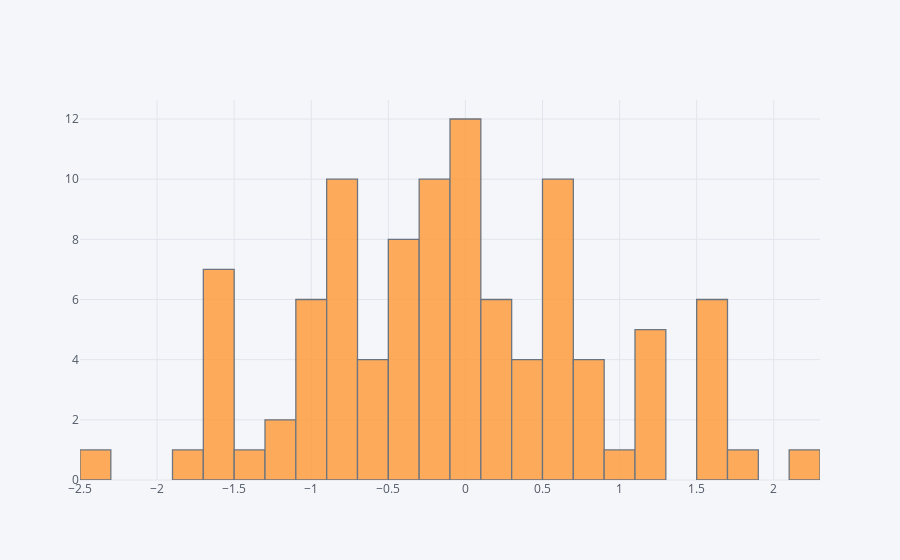

This figure's notebook cell:
### Code cell
df['A'].iplot(kind = 'hist', bins = 30)

### Figure 1 — Plotly figure (JSON) as saved in the notebook; plotly's stock layout.template omitted (floating-point values rounded to 4 significant figures)
{"data": [{"histfunc": "count", "histnorm": "", "marker": {"color": "rgba(255, 153, 51, 1.0)", "line": {"color": "#4D5663", "width": 1.3}}, "name": "A", "nbinsx": 30, "opacity": 0.8, "orientation": "v", "type": "histogram", "uid": "9aecd04f-d5d5-4758-9cdc-8f73364dee41", "x": [-2.401, -0.8112, 0.8355, -0.2645, 1.151, 0.2014, 0.5173, 0.3525, -0.05418, -0.1998, -0.9305, 0.6711, 0.06708, -1.303, -1.511, -1.611, 1.269, -0.05638, 0.568, 0.59, 1.542, -1.517, -0.2096, -1.205, -0.5189, -0.823, -0.5467, -0.7966, -0.3021, -0.4942, 0.299, -1.103, 1.588, 1.637, -0.8144, -0.801, 1.281, 0.2694, 1.599, -1.719, -1.013, 2.225, -0.7191, -0.4796, -0.2717, -1.668, 0.3312, 0.7765, 0.5864, 0.5804, 0.1578, 0.8901, -0.2264, -0.4553, -0.2637, -0.7071, -0.3894, -0.05483, -0.8315, -1.096, -1.534, -0.007305, 0.003098, -0.05207, -0.4726, 0.09663, -0.214, 1.181, -1.583, -0.5155, -1.04, -0.9897, -0.2202, -0.5245, 0.8306, -0.8016, 1.665, 0.624, 0.6518, 0.4801, 1.07, 0.1781, 0.6113, -0.4804, -0.04149, 1.799, -0.207, -0.06296, 1.161, 0.06139, 1.57, -0.8318, -0.03628, 0.1632, -1.605, -0.4569, -0.2966, 0.5349, 0.4071, -1.001]}], "layout": {"barmode": "overlay", "legend": {"bgcolor": "#F5F6F9", "font": {"color": "#4D5663"}}, "paper_bgcolor": "#F5F6F9", "plot_bgcolor": "#F5F6F9", "title": {"font": {"color": "#4D5663"}}, "xaxis": {"gridcolor": "#E1E5ED", "showgrid": true, "tickfont": {"color": "#4D5663"}, "title": {"font": {"color": "#4D5663"}, "text": ""}, "zerolinecolor": "#E1E5ED"}, "yaxis": {"gridcolor": "#E1E5ED", "showgrid": true, "tickfont": {"color": "#4D5663"}, "title": {"font": {"color": "#4D5663"}, "text": ""}, "zerolinecolor": "#E1E5ED"}}}
